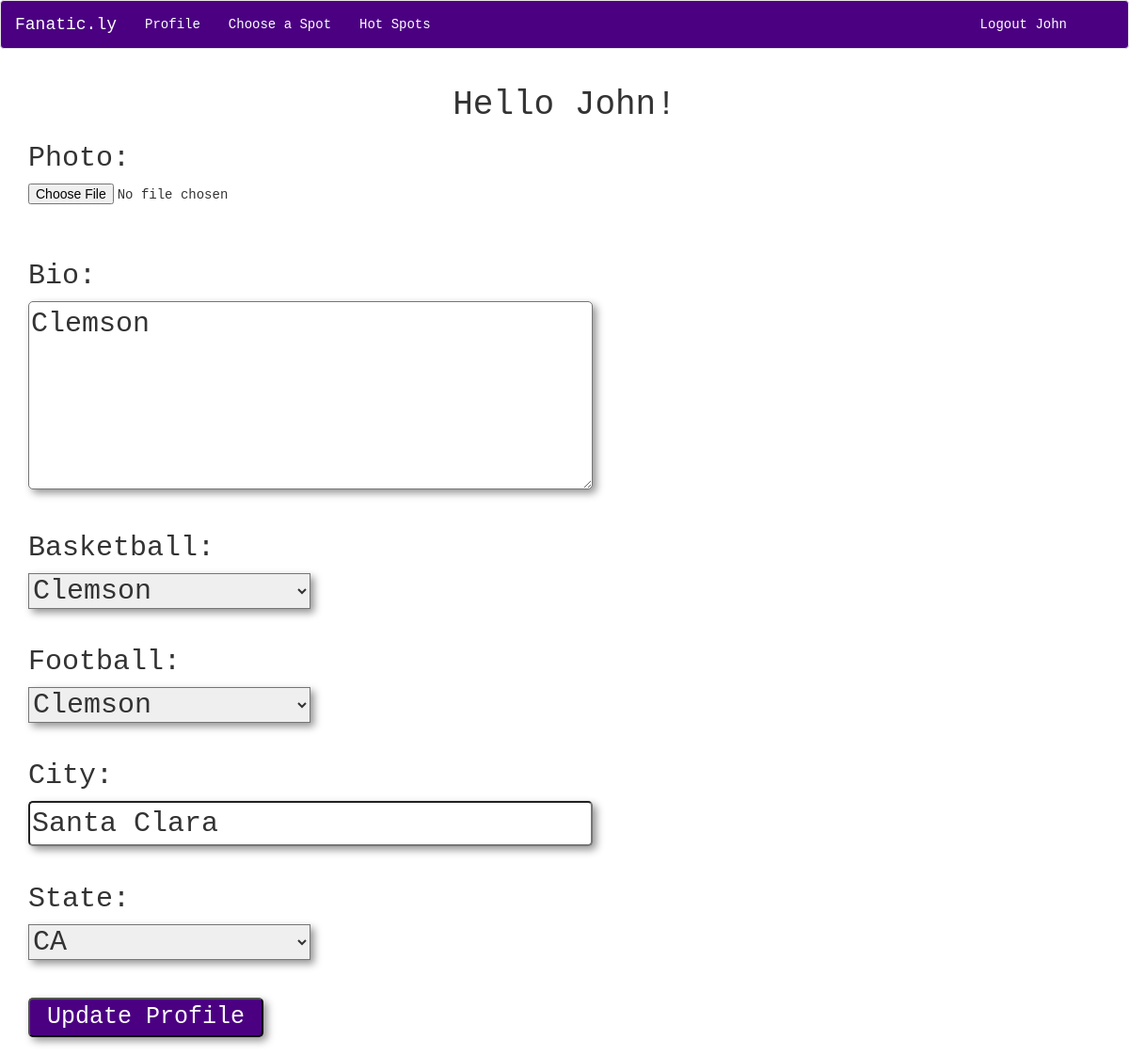
Page /accounts/profile/ (signed in) on the committed database.
### app/models.py (models this page shows)
class Profile(models.Model):
    user = models.OneToOneField(User)
    bio = models.TextField(null=True, blank=True)
    basketball = models.ForeignKey(BasketballTeam, null=True, blank=True)
    football = models.ForeignKey(FootballTeam, null=True, blank=True)
    city = models.CharField(max_length=50, null=True, blank=True)
    state = models.ForeignKey(State, null=True, blank=True)
    photo = models.ImageField(upload_to="profile_photos", null=True, blank=True, verbose_name="Profile Photo")

### app/views.py (the view)
# urls.py: url(r'^accounts/profile/$', ProfileUpdateView.as_view(), name='profile_update_view'),
class ProfileUpdateView(LoginRequiredMixin, UpdateView):
    success_url = reverse_lazy("profile_update_view")
    fields = ["bio", "photo", "basketball", "football", "city", "state"]
    def get_object(self, queryset=None):
        return self.request.user.profile

### app/models.py (called while the page is built)
    def __str__(self):
        return self.school

    def __str__(self):
        return self.school

    def __str__(self):
        return self.state_name

### templates/app/profile_form.html (shortened to what this page needs)
{% extends "base.html" %}
{% block content %}
<h1 class="center">Hello {{ request.user }}!</h1>
<form class="" action="" method="post">
  <h2>Photo:</h2> {{ form.photo }} <br><br>
  <h2>Bio:</h2> {{ form.bio }}<br><br>
  <h2>Basketball:</h2> {{ form.basketball }}<br><br>
  <h2>Football:</h2> {{ form.football }}<br><br>
  <h2>City:</h2> {{ form.city }} <br><br>
  <h2>State:</h2> {{ form.state }} <br><br><br>
<input class="button" type="submit" name="name" value="Update Profile"> <br><br>
</form>
{% endblock %}

### templates/base.html (shortened to what this page needs)
{% load staticfiles %}
<!DOCTYPE html>
<html>
    <link rel="stylesheet" href='{% static "app/css/bootstrap.css" %}' media="screen" title="bootstrap" charset="utf-8">
    <link rel="stylesheet" href='{% static "app/css/app.css" %}' media="screen" title="bootstrap" charset="utf-8">
      {% if request.user.is_authenticated %}
      <nav class="navbar navbar-default">
            <a class="navbar-brand" href="#">Fanatic.ly</a>
      <ul class="nav navbar-nav">
        <li><a href="{% url 'profile_update_view' %}" role="button">Profile</a></li>
        <li><a href="{% url 'get_places_view' %}">Choose a Spot</a></li>
        <li><a href="{% url 'location_list_view' %}">Hot Spots</a></li>
        <li id="right"><a href="{% url 'logout' %}?next=/" role="button">Logout {{ request.user }}</a></li>
      </nav>
      {% endif %}
      <div class="container">
        {% block content %}
        {% endblock %}
      </div>

### app/static/app/css/app.css (style rules this page uses)
.navbar { background-color: indigo; }
.nav.navbar-nav li a { color: white; }
.navbar-default .navbar-brand { color: white; }
#id_bio { border-radius: 5px; height: 200px; width: 600px; font-size: 30px; box-shadow: 4px 4px 8px rgba(0, 0, 0, 0.42); }
.center { text-align: center; }
#right { position: absolute; right: 50px; }
#id_football { -webkit-appearance: menulist-button; width: 300px; font-size: 30px; box-shadow: 4px 4px 8px rgba(0, 0, 0, 0.42); }
#id_basketball { -webkit-appearance: menulist-button; width: 300px; font-size: 30px; box-shadow: 4px 4px 8px rgba(0, 0, 0, 0.42); }
#id_city { border-radius: 5px; width: 600px; font-size: 30px; box-shadow: 4px 4px 8px rgba(0, 0, 0, 0.42); }
#id_state { -webkit-appearance: menulist-button; width: 300px; font-size: 30px; box-shadow: 4px 4px 8px rgba(0, 0, 0, 0.42); }
input[type="submit"] { width: 250px; font-size: 25px; }
.button { border-radius: 5px; background-color: indigo; color: white; box-shadow: 4px 4px 8px rgba(0, 0, 0, 0.42); }
form { margin: 500; }

### rows in the picture
Profile: bio "Clemson", basketball "Clemson", football "Clemson", city "Santa Clara", state "CA"

### other values in the picture
{{ request.user }} "John"
